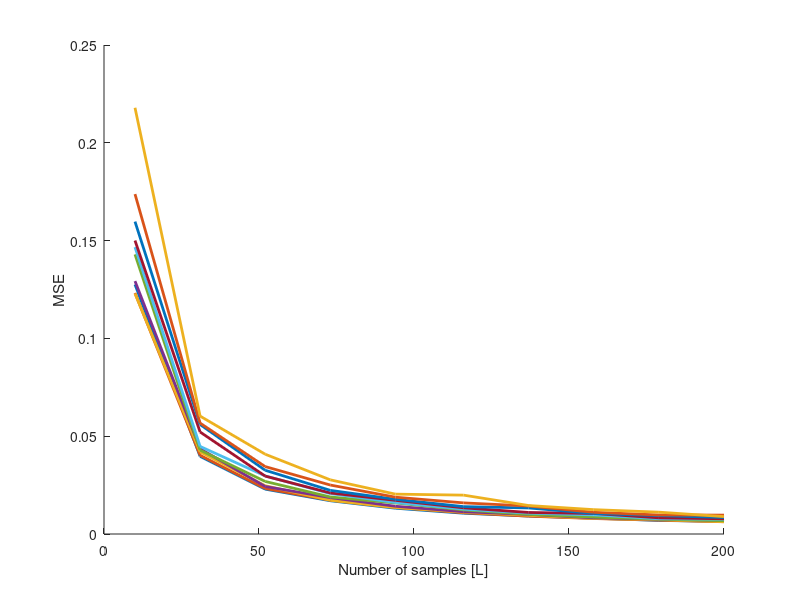
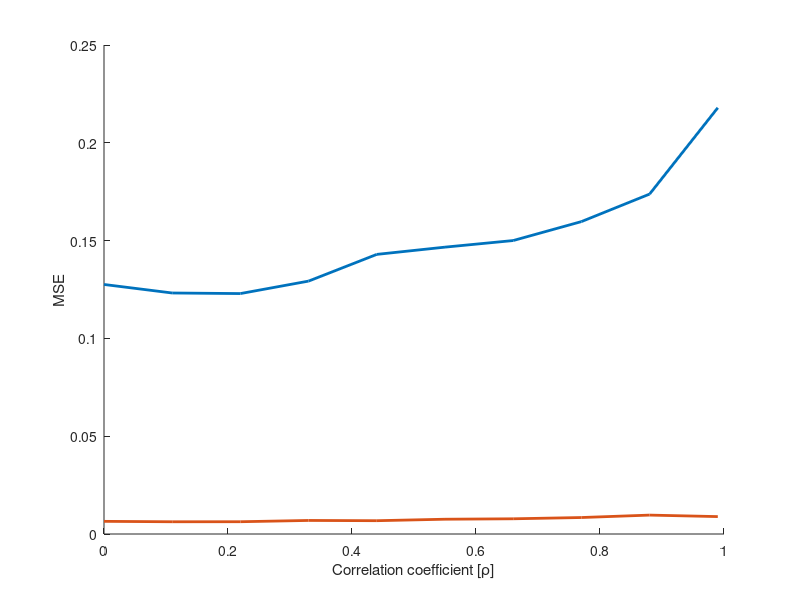

The MATLAB source for these figures, in order: (Note: this script raises an error after producing the figures.)
% ADSP - HW1
% Ugur Ozcan

clear all
clc

%% 1.1 Noise Generation

N = 4;
L = round(linspace(10,200,10));
rho = linspace(0,0.99,10);

% rhoyu düzelt
for i = 1 : length(rho)
    for j = 1 : length(L)
        for mc = 1 : 500
            Cw = toeplitz([1, rho(i)*ones(1,N-1)]);
            w = sqrtm(Cw) * randn(N, L(j));
            Cw_est = (w * w') / L(j);
            errC = (Cw - Cw_est).^2;
            mse(i,j,mc) = mean(errC(:));
        end
    end
end

figure; hold on
plot(L, mean(mse,3).', 'LineWidth', 2)
xlabel('Number of samples [L]');
ylabel('MSE');


figure; hold on
plot(rho, mean(mse(:,[1, 10],:),3), 'LineWidth', 2)
xlabel('Correlation coefficient [\rho]');
ylabel('MSE');

% %% 
% clear
% 
% 
% N = 5;
% SNRdb = -10:2:30;
% %Q = linspace(1, 50, N);
% Q = 10;
% alpha = linspace(0, .99, N);
% beta = 0.9;
% M = 4;
% 
% bits = randi(2,1,1e3)-1;
% training_bits = bits(1:Q);
% 
% SNR = db2pow(SNRdb);
% 
% Cw = toeplitz([1, 0*ones(1,M-1)]);
% W= sqrtm(Cw) * randn(M, Q);
% 
% for i=1:M
%     for j=1:M
%         for n=1:N
%             H(i,j) = alpha(n)^(abs(i-j))*beta;
%         end
%     end
% end
%%
% 
% Q = linspace(10, 50, N);
% 
% for q = Q
%     for it = 100
%         X = randi(2,M,q)-1;
%         h = H(:);
%         w = reshape(W',[numel(W) 1]);
%         X_bp = kron(eye(4),X');
%         
%         y = X_bp*h + w;
%         
%         h_hat_mle = (X_bp'*(Cw\X_bp))\(X_bp'*(Cw\y));
%         err_mle(Q,it) = mean((h_hat_mle - h).^2);
%     end
% end
% 
% err = mean(err_mle);

%% 
clear
clc


N = 5;
SNRdb = -10:2:30;
alpha = linspace(0, .99, N);
Q = linspace(10, 50, 5);
beta = 0.9;
M = 4;
rho = 0.15;
K = 1;

SNR = 10.^(SNRdb/10);


for i=1:M
    for j=1:M
        for a=1:length(alpha)
            for k=1:K
                H{a}(i,j,k) = alpha(a)^(abs(i-j))*beta^(k);
            end
        end
    end
end



for input=1:M       
    for output=1:M  
        C(output,input)=rho^(abs(output-input));
    end
end


for r = 1:length(rho)
    for q = 1:length(Q)
        CW{r,q} = toeplitz([1, zeros(1,Q(q)-1), rho(r), zeros(1,Q(q)-1), rho(r)^2, zeros(1,Q(q)-1), rho(r)^3, zeros(1,Q(q)-1)]);
    end
end

for s = 1:length(SNR)
    for a = 1:length(alpha)
        for q = 1:length(Q)
            for it = 1:10
    %           X = 2*randi([0,1],M,Q(q))-1;
                X = sqrt(SNR(s)).*randn(M,Q(q));
    %           X = sqrt(SNR(s)).*X;
                h = H{a}(:);
                W = sqrtm(C) * randn(M, Q(q));
                w = reshape(W',[numel(W) 1]);
                X_bp = kron(eye(4),X');
                
                y = X_bp*h + w;
                
                h_hat_mle = (X_bp'*(CW{1,q}\X_bp))\(X_bp'*(CW{1,q}\y));
                err_mle(q,s,a,it) = nanmean((h_hat_mle - h).^2);
    
    %           crb_mat{s,q} =  inv(X_bp'*inv(CW{1,q})*X_bp);
                crb_mat{q,s,a} =  inv(X_bp'*X_bp);
    
                CRB(q,s,a,it) = trace(crb_mat{q,s,a})/length(crb_mat{q,s,a});
            end
        end
    end
end
% err = sum(err_mle,3)/numel(err_mle(1,1,:));
err = nanmean(err_mle,4);
CRB2 = nanmean(CRB,4);

for q = 1:length(Q)
    CRBa(q,:)=10.^(-SNRdb/10)/Q(q);
end

%%

loglog(SNR,err(:,:,1))
hold on
%loglog(SNR,CRB2,"DisplayName","CRB")
loglog(SNR,CRBa,"DisplayName","CRBa")

%%
loglog(SNR,reshape(err(5,:,:),21,5))
hold on
%loglog(SNR,CRB2,"DisplayName","CRB")
% loglog(SNR,CRBa,"DisplayName","CRBa")


%% deneme3 

N = size(X',1);
M = size(X',2);
k=3

X_conv = zeros(N+k, k*M );
for i = 1 : k
    X_conv( i : i+N-1, (i-1)*M+1 : i*M  ) = X';
end


%%
clear
clc 



N = 5;
SNRdb = -10:2:30;
alpha = linspace(0, .99, N);
Q = linspace(10, 50, 5);
beta = 0.1;
M = 4;
rho = 0.15;
K = 2;

SNR = 10.^(SNRdb/10);


for i=1:M
    for j=1:M
        for a=1:length(alpha)
            for k=1:K
                H{a}(i,j,k) = alpha(a)^(abs(i-j))*beta^(k);
            end
        end
    end
end


for input=1:M       
    for output=1:M  
        C(output,input)=rho^(abs(output-input));
    end
end


% for r = 1:length(rho)
%     for q = 1:length(Q)
%         CW{r,q} = toeplitz([1.*ones(1,K), zeros(1,Q(q)-1), rho(r).*ones(1,K), zeros(1,Q(q)-1), rho(r)^2.*ones(1,K), zeros(1,Q(q)-1), rho(r)^3.*ones(1,K), zeros(1,Q(q)-1)]);
%     end
% end 
for r = 1:length(rho)
    for q = 1:length(Q)
        CW{r,q} = toeplitz([1, zeros(1,Q(q)-2+K), rho(r), zeros(1,Q(q)-2+K), rho(r)^2, zeros(1,Q(q)-2+K), rho(r)^3, zeros(1,Q(q)-2+K)]);
    end
end


IT = 20
status = 0
for s = 1:length(SNR)
    for a = 1:length(alpha)
        for q = 1:length(Q)
            for it = 1:IT
                X = sqrt(SNR(s)).*randn(M,Q(q));
                X_conv = zeros(Q(q)+K-1, K*M );
                for i = 1 : K
                    X_conv( i : i+Q(q)-1, (i-1)*M+1 : i*M  ) = X';
                    h1(i,:) = reshape(H{a}(:,:,i),[1,numel(H{a}(:,:,i))]);
                end

                h = h1(:);
                W = sqrtm(C) * randn(M, Q(q)+K-1);
                w = reshape(W',[numel(W) 1]);

                X_bp = kron(eye(4),X_conv);
                y = X_bp*h + w;
                
                h_hat_mle = (X_bp'*(CW{1,q}\X_bp))\(X_bp'*(CW{1,q}\y));
                err_mle(s,a,q,it) = mean((h_hat_mle - h).^2);

            end
        end
        if it*s*a*q/(length(Q)*length(SNR)*length(alpha)*IT)*100>status
            status = it*s*a*q/(length(Q)*length(SNR)*length(alpha)*IT)*100;
        end
        disp(status)
    end
end

err = mean(err_mle,4);


%loglog(SNR,err(:,1,:))
%hold on
loglog(SNR,reshape(err(:,4,:),21,5))
hold on
% loglog(SNR,CRB2,"DisplayName","CRB")


%% 
clear
clc

P = 201;
Q = linspace(10, P-1, 20);
rho=.1;
alpha=.5;



SNRdb = -10:2:30;
beta = 0.99;
M = 4;
K = 1;

SNR = 10.^(SNRdb/10);


for i=1:M
    for j=1:M
        for a=1:length(alpha)
            for k=1:K
                H{a}(i,j,k) = alpha(a)^(abs(i-j))*beta^(k);
            end
        end
    end
end



for input=1:M       
    for output=1:M  
        C(output,input)=rho^(abs(output-input));
    end
end


CW2 = toeplitz([1, zeros(1,P-1), rho, zeros(1,P-1), rho^2, zeros(1,P-1), rho^3, zeros(1,P-1)]);


for s = 1:length(SNR)
    for q = 20 %1:length(Q)
        CW = toeplitz([1, zeros(1,Q(q)-1), rho, zeros(1,Q(q)-1), rho^2, zeros(1,Q(q)-1), rho^3, zeros(1,Q(q)-1)]);
        for it = 1:1
            Xall = sqrt(SNR(s)).*randn(M,P);
            X = Xall(:,1:Q(q));
            x = X(:);
            xall = Xall(:);
            h = H{a}(:);
            Wall = sqrtm(C) * randn(M, P);
            W = Wall(:,1:Q(q));
            w = reshape(W',[numel(W) 1]);
            wall = reshape(Wall',[numel(Wall) 1]);
            X_bp = kron(eye(4),X');
            X_bpall = kron(eye(M),Xall');
            
            y = X_bp*h + w;

            h_mle = (X_bp'*(CW\X_bp))\(X_bp'*(CW\y));
            H_est = reshape(h_mle,[4 4]);
            %                 x_zf = y_all*pinv(h);
            %                 err_zf(q,s,a,it) = mean(mean((x_zf - X_bpall).^2));


            %HH = kron(eye(Q(q)),H_est');
            HHall = kron(eye(P),H_est');
            HHdn = kron(eye(P),H{a}');
            %y2 = HH*x+w;
            y_all2 = HHall*xall+wall;
            x_mle = (HHall'*(CW2\HHall))\(HHall'*(CW2\y_all2));
            err_mle(q,s,it) = mean(mean((x_mle - xall).^2));
            CC=sqrt(SNR(s))*eye(size(HHall));
%             x_mmse = CC*HHall'*inv(HHall*CC*HHall'+CW2)*y_all2;
            x_mmse = inv(HHall'*inv(CW2)*HHall+inv(CC))*HHall'*(CW2\y_all2);
            err_mmse(q,s,it) = mean(mean((x_mmse - xall).^2));
            x_dn = inv(HHdn'*inv(CW2)*HHdn)*(HHdn'*(CW2\y_all2));
            err_dn(q,s,it) = mean(mean((x_dn - xall).^2));
        end
    end

end
%%
loglog(SNR,mean(err_dn,3))
hold on
loglog(SNR,mean(err_mle,3))